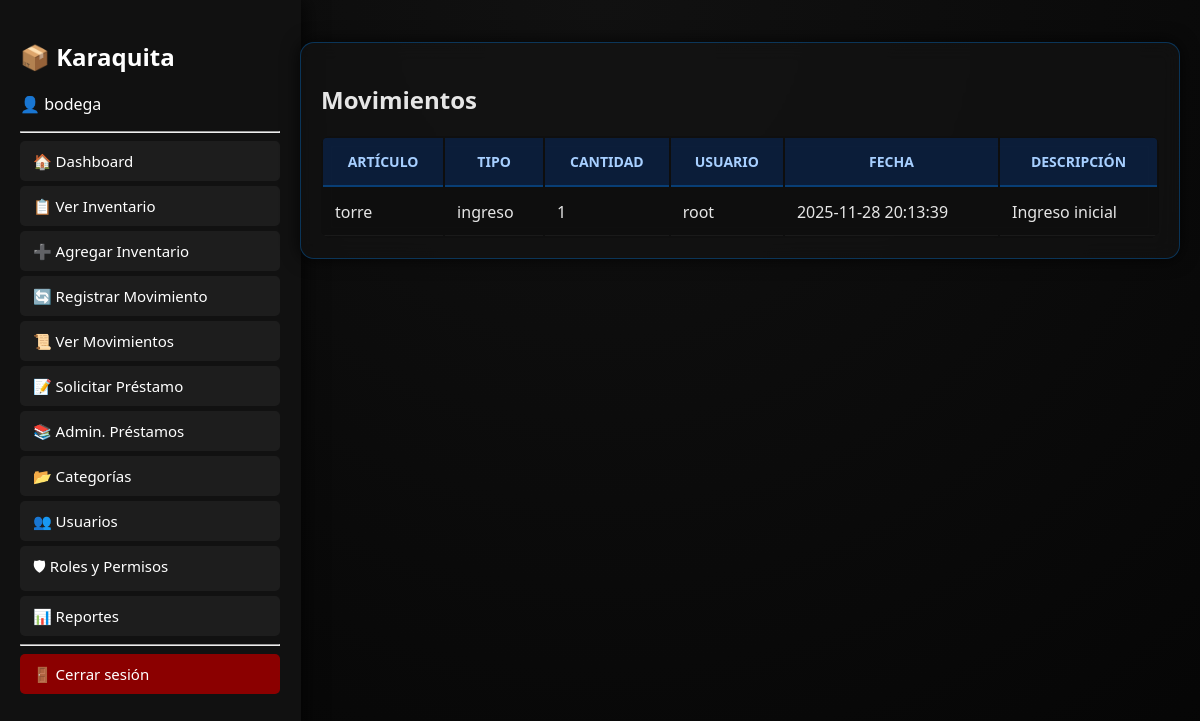
Screenshot of /layout.php?page=ver_movimientos (signed in) with the database file from the repository.
### tables this page shows
CREATE TABLE `movimientos` (
  `id` int(11) NOT NULL,
  `inventario_id` int(11) NOT NULL,
  `usuario_id` int(11) NOT NULL,
  `tipo` enum('ingreso','salida','prestamo','devolucion') NOT NULL,
  `cantidad` int(11) NOT NULL,
  `fecha` timestamp NOT NULL DEFAULT current_timestamp(),
  `descripcion` text DEFAULT NULL
);

CREATE TABLE `inventario` (
  `id` int(11) NOT NULL,
  `codigo` varchar(100) NOT NULL,
  `nombre` varchar(200) NOT NULL,
  `descripcion` text DEFAULT NULL,
  `estado` enum('activo','inactivo','mantenimiento') NOT NULL DEFAULT 'activo',
  `categoria_id` int(11) DEFAULT NULL,
  `cantidad` int(11) DEFAULT 0,
  `tipo` enum('equipo','insumo') NOT NULL,
  `ubicacion` varchar(100) NOT NULL,
  `fecha_actualizacion` datetime DEFAULT NULL,
  `fecha_registro` timestamp NOT NULL DEFAULT current_timestamp()
);

CREATE TABLE `usuarios` (
  `id` int(11) NOT NULL,
  `username` varchar(100) NOT NULL,
  `password_hash` varchar(200) NOT NULL,
  `rol_id` int(11) NOT NULL,
  `activo` tinyint(1) DEFAULT 1
);

### ver_movimientos.php (the view, shortened to what this page needs)
<?php
$movs = $pdo->query("SELECT m.*, i.nombre AS item, u.username AS usuario FROM movimientos m LEFT JOIN inventario i ON i.id=m.inventario_id LEFT JOIN usuarios u ON u.id=m.usuario_id ORDER BY m.fecha DESC LIMIT 200")->fetchAll(PDO::FETCH_ASSOC);
?>
<div class="card">
    <h2>Movimientos</h2>
    <table><thead><tr><th>Artículo</th><th>Tipo</th><th>Cantidad</th><th>Usuario</th><th>Fecha</th><th>Descripción</th></tr></thead><tbody>
    <?php foreach($movs as $m): ?>
    <tr><td><?= htmlspecialchars($m['item']) ?></td><td><?= htmlspecialchars($m['tipo']) ?></td><td><?= (int)$m['cantidad'] ?></td><td><?= htmlspecialchars($m['usuario']) ?></td><td><?= $m['fecha'] ?></td><td><?= htmlspecialchars($m['descripcion']) ?></td></tr>
    <?php endforeach; ?>
    </tbody></table>
</div>

### styles.css (style rules this page uses)
body { margin: 0; padding: 0; font-family: "Segoe UI", sans-serif; background: radial-gradient(circle at top, #111, #050505); color: #e6e6e6; min-height: 100vh; display: flex; flex-direction: column; }
.card { background: rgba(20,20,20,0.6); padding: 20px; border-radius: 14px; border: 1px solid rgba(0,140,255,0.3); box-shadow: 0 0 18px #000c; backdrop-filter: blur(10px); transition: 0.25s ease; }
table { width: 100%; background: rgba(15,15,15,0.7); border-radius: 10px; overflow: hidden; backdrop-filter: blur(6px); }
th { padding: 14px; background: rgba(0, 100, 255, 0.18); text-transform: uppercase; color: #a7cfff; font-size: 14px; border-bottom: 2px solid rgba(0,140,255,0.3); }
td { padding: 12px; border-bottom: 1px solid rgba(255,255,255,0.05); }

### rows the page displays
movimientos: inventario.nombre "torre", tipo "ingreso", cantidad "1", usuario.username "root", fecha "2025-11-28 20:13:39", descripcion "Ingreso inicial"

### other values shown
$usuario "bodega"
